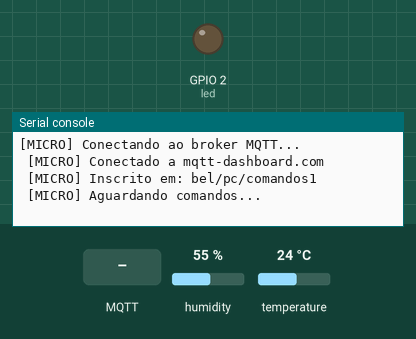
Simulated run of this program. Board: ESP32 board running MicroPython. On the bench: output pins drawn as LEDs (lit = HIGH), the last lines printed to the serial console. Wiring (from the project's diagram.json): DHT22 sensor on GPIO 25. The test bench sets the inputs (shaded band); at power-on: humidity 55 %, temperature 24 °C. WiFi joins after 1.5 s; no MQTT or app messages arrive unless stated.

Above: at 3.3 s.
3.4 s: MQTT message "comando" arrives on the first subscribed topic
At 4.6 s:
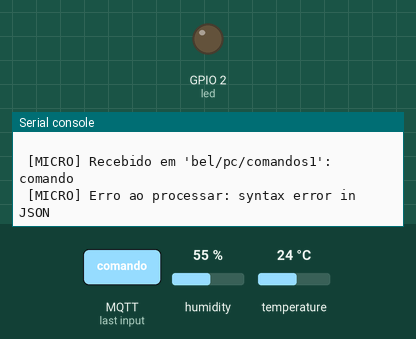
5.7 s: MQTT message "led_on" arrives on the first subscribed topic
At 6.6 s:
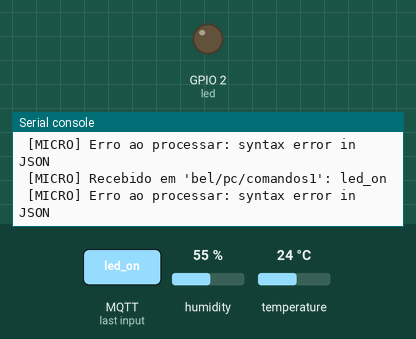
7.7 s: MQTT message "led_off" arrives on the first subscribed topic
At 9.8 s:
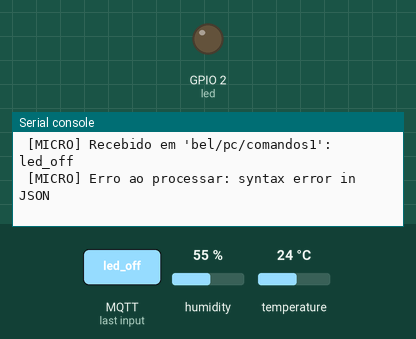

The program:

main.py
```python
# main.py Aplicacao MQTT no microcontrolador
# Execute este arquivo pelo Thonny (Run > Run current script)
import network
from umqtt.robust import MQTTClient
import machine
import time
import json
import random
import dht

#==== CONFIGURACOES ALTERE AQUI ====
SSID = "Wokwi-GUEST"            # <-- Wi-Fi: nome da rede
SENHA = ""          # <-- Wi-Fi: senha
BROKER = "mqtt-dashboard.com"
PORTA = 1883
CLIENT_ID = "micro-pucpr-2312312312asd"        # Use seu RA para evitar conflito
TOPICO_PUBLICAR = "bel/micro/dados1" # Micro publica aqui
TOPICO_ASSINAR = "bel/pc/comandos1"  # Micro recebe daqui
QOS = 0

# LED integrado (ajuste o pino conforme sua placa)
# ESP32: pino 2 | Pico W: pino "LED" | ESP8266: pino 2

sensor = dht.DHT22(machine.Pin(25))
led = machine.Pin(2, machine.Pin.OUT)
led_estado = False

#---- Conexao Wi-Fi
def conectar_wifi():
    wlan = network.WLAN(network.STA_IF)
    wlan.active(True)
    if not wlan.isconnected():
        print("Conectando ao Wi-Fi...")
        wlan.connect(SSID, SENHA)
        tentativas = 0
        while not wlan.isconnected() and tentativas < 20:
            time.sleep(1)
            tentativas += 1
            print(f" Tentativa {tentativas}/20...")
    if wlan.isconnected():
        print(f"Wi-Fi conectado! IP: {wlan.ifconfig()[0]}")
        return True
    else:
        print("ERRO: Nao foi possivel conectar ac Wi-Fi")
        return False

# Callback de mensagens recebidas
def callback_mensagem(topico, mensagem):
    global led_estado
    topico = topico.decode("utf-8")
    payload = mensagem.decode("utf-8")
    print(f" [MICRO] Recebido em '{topico}': {payload}")

    try:
        dados = json.loads(payload)
        comando = dados.get("comando", "")

        if comando == "led_on":
            led.value(1)
            led_estado = True
            print("[MICRO] LED ligado!")
            publicar_estado()
        elif comando == "led_off":
            led.value(0)
            led_estado = False
            print(" [MICRO] LED desligado!")
            publicar_estado()
        elif comando == "status":
            publicar_dados_sensor()
        else:
            print(f" [MICRO] Comando desconhecido: {comando}")
    except Exception as e:
        print(f" [MICRO] Erro ao processar: {e}")

#---- Funcoes de publicacao ----
def publicar_estado():
    estado = "ligado" if led_estado else "desligado"
    msg = json.dumps({"led": estado})
    client.publish(TOPICO_PUBLICAR, msg, qos=QOS)
    print(f" [MICRO] Publicado: {msg}")

def publicar_dados_sensor():
    # Simulacao de dados de sensor
    # Em um projeto real, leia sensores reais aqui (DHT22, BMP280, etc.)
    dados = {
        "temperatura": sensor.temperature(),
        "umidade": sensor.humidity(),
        "led": "ligado" if led_estado else "desligado"
    }
    msg = json.dumps(dados)
    client.publish(TOPICO_PUBLICAR, msg, qos=QOS)
    print(f" [MICRO] Dados publicados: {msg}")

# ----- Conexao e loop principal -----
if not conectar_wifi():
    print("Abortando: sem Wi-Fi.")
    raise SystemExit

print("[MICRO] Conectando ao broker MQTT...")
client = MQTTClient(CLIENT_ID, BROKER, port=PORTA)
client.set_callback(callback_mensagem)
client.connect(clean_session=False)
print(f" [MICRO] Conectado a {BROKER}")
client.subscribe(TOPICO_ASSINAR, qos=QOS)
print(f" [MICRO] Inscrito em: {TOPICO_ASSINAR}")
print(" [MICRO] Aguardando comandos...\n")

# Loop principal
contador = 0
try:
    while True:
        # Verifica novas mensagens (nao-bloqueante)
        sensor.measure()
        client.check_msg()

        # A cada 30 segundos, publica dados automaticamente
       # contador += 1
        if contador >= 30:
            publicar_dados_sensor()
            contador = 0

        time.sleep(1)
except KeyboardInterrupt:
    print("\n [MICRO] Interrompido pelo usuario.")
finally:
    client.disconnect()
    print(" [MICRO] Desconectado do broker.")
```

Measured:
- after the input at 3.4 s, the serial console: prints a new line after 0.82 s (image 1)
- after the input at 5.7 s, the serial console: prints a new line after 0.57 s (image 2)
- after the input at 7.7 s, the serial console: prints a new line after 0.61 s (image 3)
